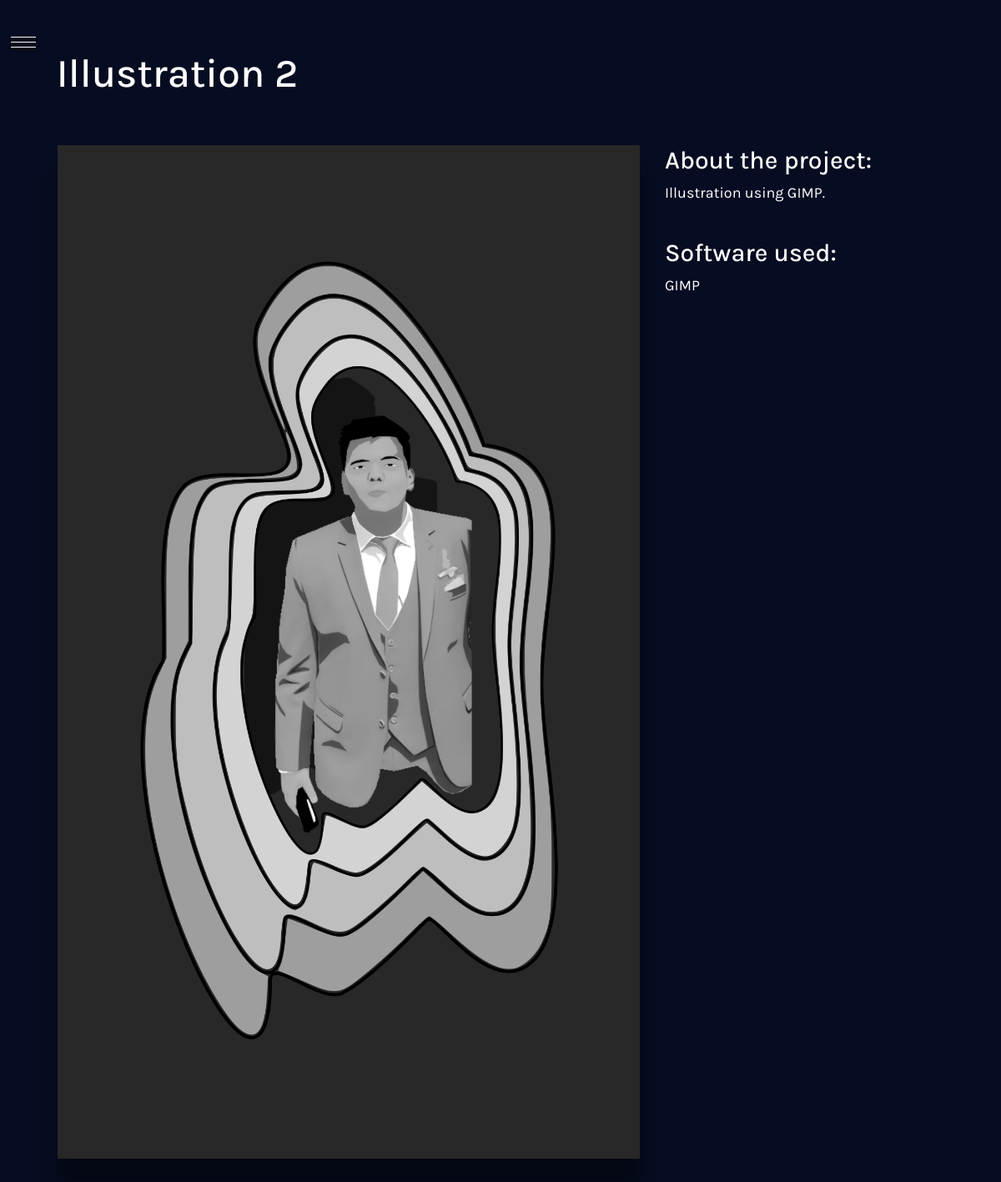
The app's page /projects/2/ with its own data.
### projects/models.py (models this page shows)
class Project(models.Model):
    title = models.CharField(max_length=100)
    description = models.TextField()
    technology = models.CharField(max_length=100)
    image = models.FilePathField(path="/img")

### projects/views.py (the view)
# urls.py: path("<int:pk>/", views.project_detail, name="project_detail"),
def project_detail(request, pk):
    project = Project.objects.get(pk=pk)
    context = {'project':project}
    return render(request,'project_detail.html',context)

### projects/templates/project_detail.html (shortened to what this page needs)
{% extends "base.html" %}
{% load static %}
{% block page_content %}
<body style="background-color:#060c21;">
<h1 style="padding-left:4.4vw; padding-top:5vw; color:white; font-size:4vw; font-family:Karla;">{{ project.title }}</h1>
<div class="row" style="padding:4.5vw; padding-top:4vw; " >
    <div class="col-md-8" >
        <img src="{% static project.image %}" alt="" width="100%" class="images" style="box-shadow: 0px 35px 20px rgba(0,0,0,0.4);">
    </div>
    <div class="col-md-4">
        <h2 style="color:white; font-size:2.5vw; font-family:Karla;">About the project:</h2>
        <p style="color:white; font-size:1.5vw; font-family:Karla;">{{ project.description }}</p>
        <br>
        <h2 style="color:white; font-size:2.5vw; font-family:Karla;">Software used:</h2>
        <p style="color:white; font-size:1.5vw; font-family:Karla;">{{ project.technology }}</p>
    </div>
</div>
</div>
</body>
{% endblock %}

### projects/templates/project_detail.html (style rules this page uses)
.images { -webkit-filter: grayscale(100%); filter: grayscale(100%); transition: .7s; }

### records on screen
Project: title "Illustration 2", image (picture), description "Illustration using GIMP.", technology "GIMP"
